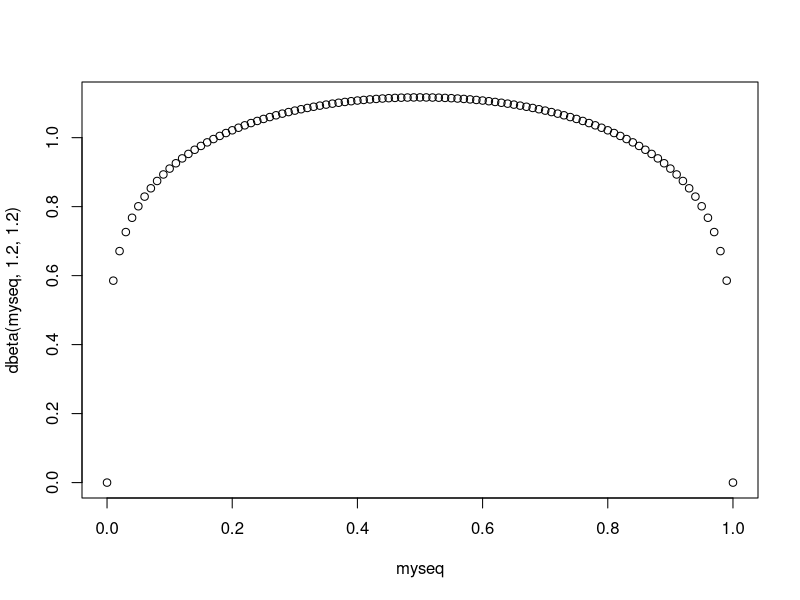
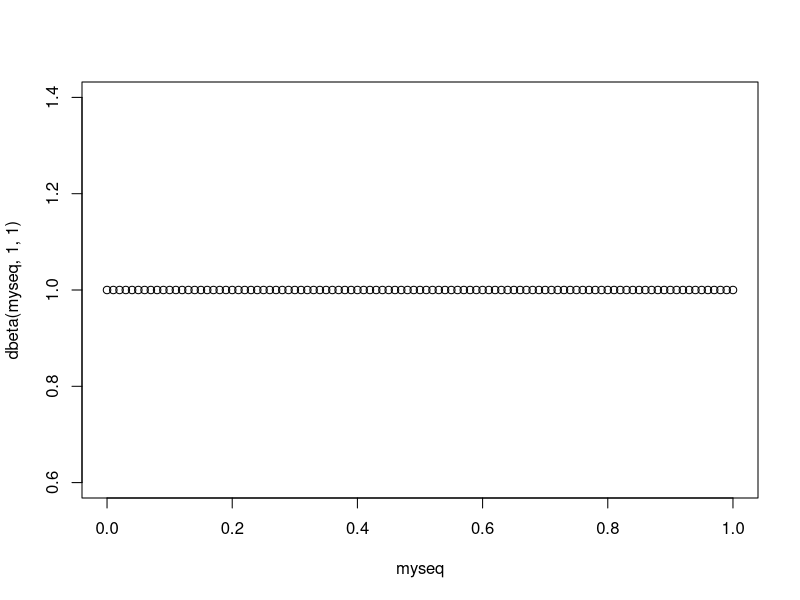
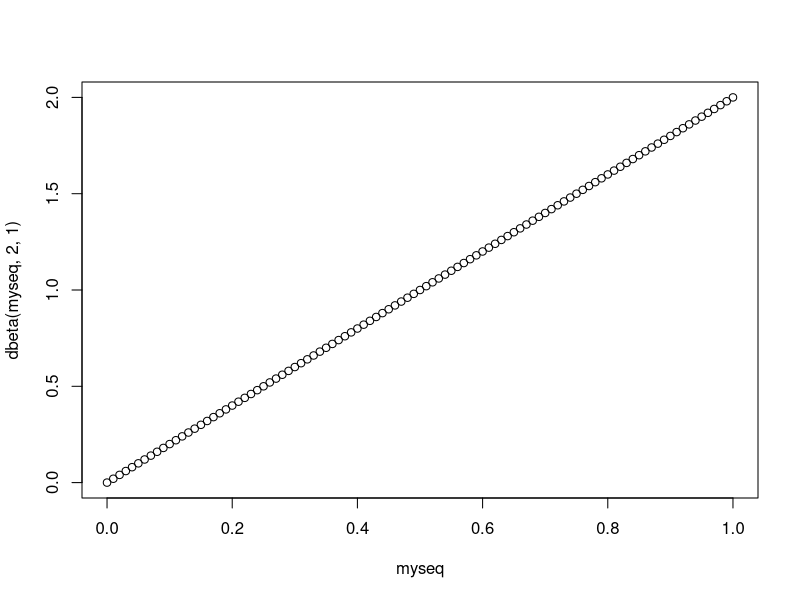
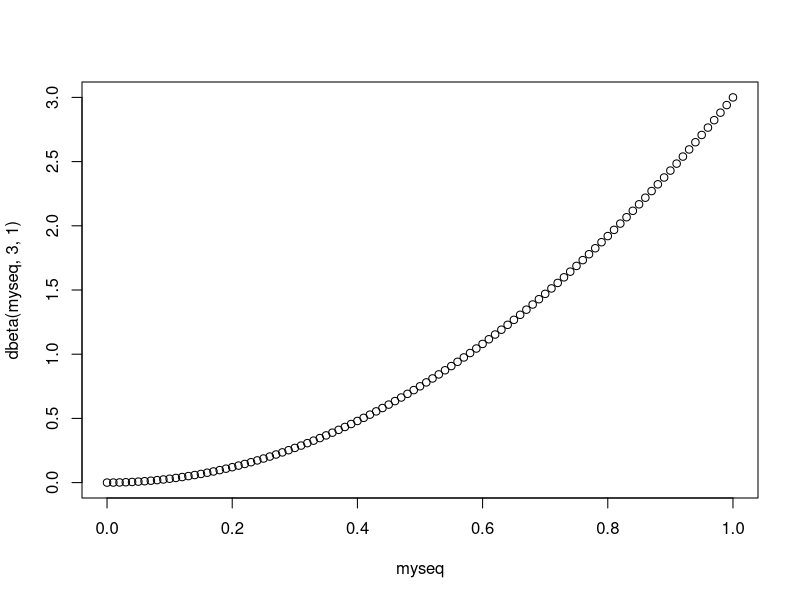
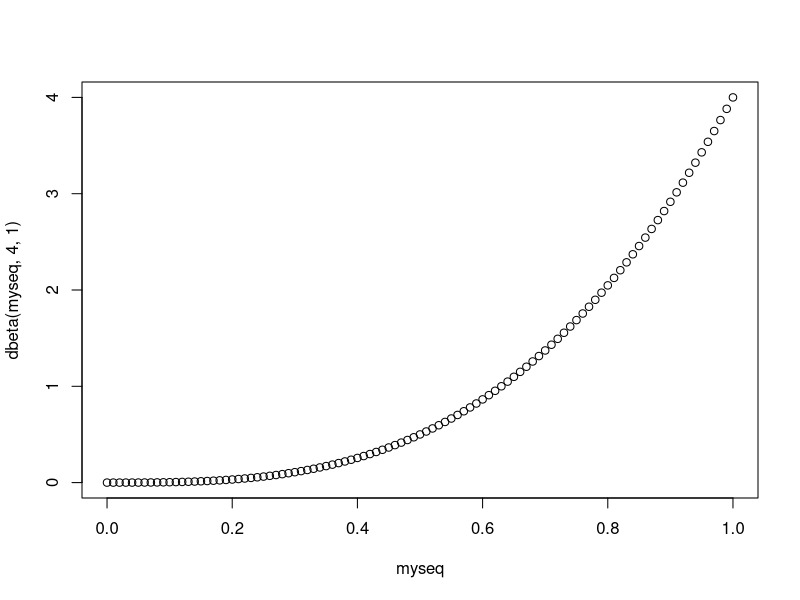
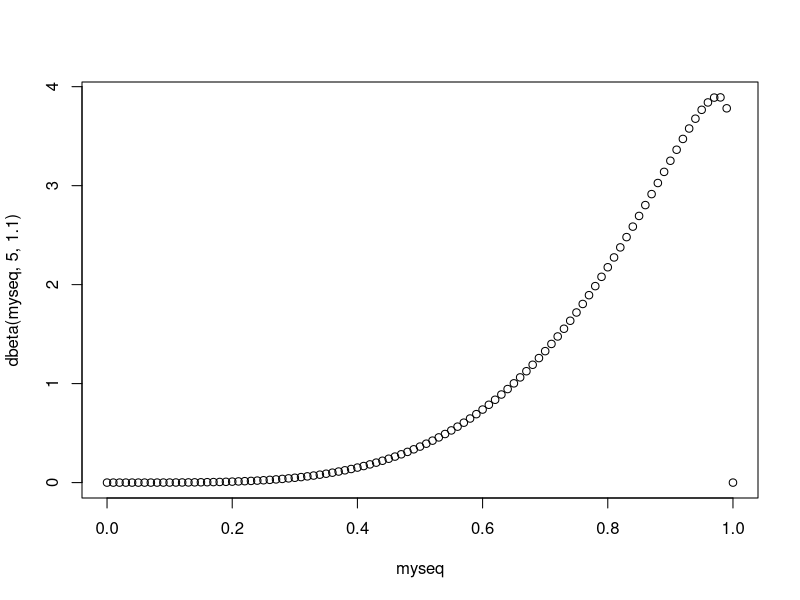
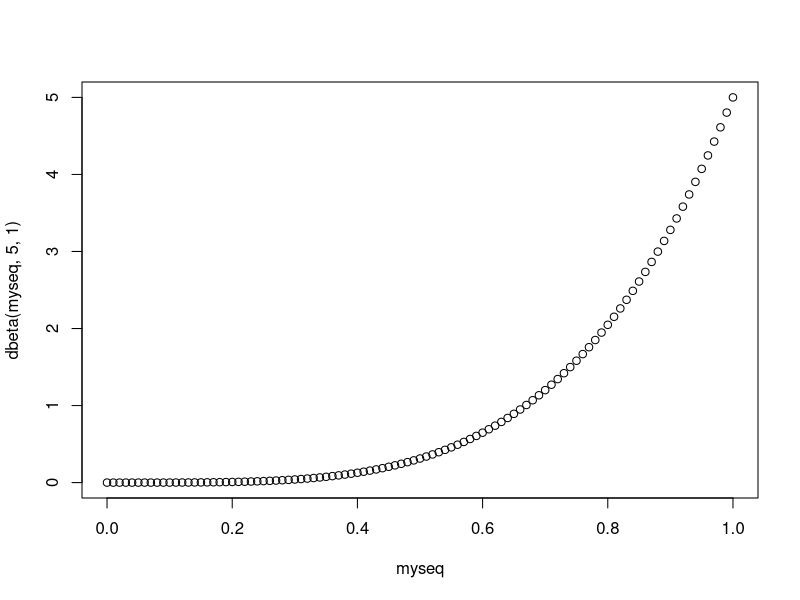
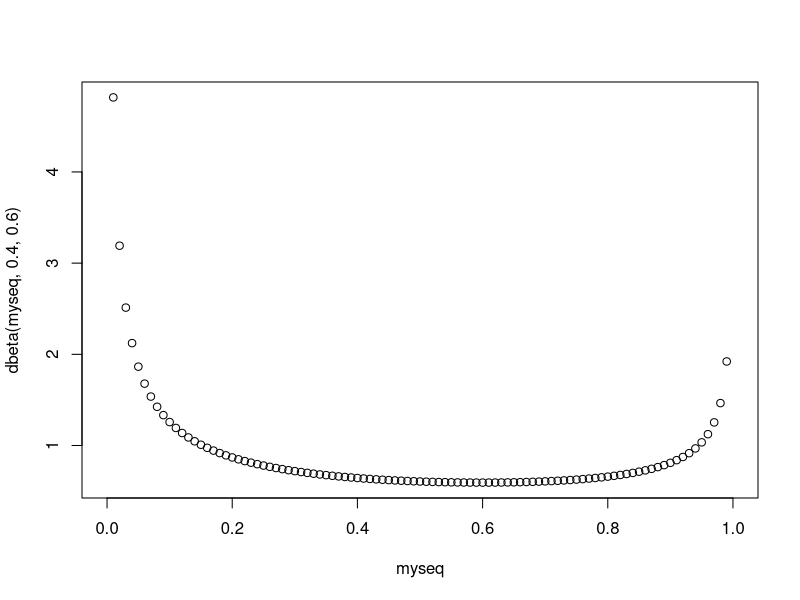

Write the R code that produced these figures, in order. (Note: this script raises an error after producing the figures.)
myseq<-seq(0,1,0.01)
plot(myseq,dbeta(myseq,1.2,1.2))
plot(myseq,dbeta(myseq,1,1))
plot(myseq,dbeta(myseq,2,1))
plot(myseq,dbeta(myseq,3,1))
plot(myseq,dbeta(myseq,4,1))
plot(myseq,dbeta(myseq,5,1.1))
plot(myseq,dbeta(myseq,5,1))
plot(myseq,dbeta(myseq,0.4,0.6))
plot(myseq,dbeta(myseq,0.4+1,0.6+1))
plot(myseq,dbeta(myseq,0.4+1,0.6+1))
plot(myseq,dbeta(myseq,4,6))
plot(myseq,dbeta(myseq,10,90))
#if we use the kappa to SCALE BOTH VARIABLES
plot(myseq,dbeta(myseq,.10,.90))
#and if we keep the whole thing OVER 1
#then mean+1=alpha_unscaled
#where beta_unsaled=1-alpha


plot(myseq,dbeta(myseq,1+.30*5,1+.70*5))
library(dplyr)
library(magrittr)
qbeta(.3,1+.30*5,1+.70*5)

#we want a distribution in which
#values fall between zero and one
#one parameter sets the mean
#another parameter sets the deviation from the mean.
#and ranges from uniform to SD=0.
plot(myseq,dlogis(myseq,0.5,1000))
plot(myseq,dbeta(myseq,1+.10*10,1+.90*10))
plot(myseq,dbeta(myseq,1+.10,1+.90))
plot(myseq,dbeta(myseq,1+.5*(wha),1+.5*1000))

#bernoulli
plot(myseq,dbern(myseq,1))
plot(myseq,dbern(myseq,0.9))
plot(myseq,dbern(myseq,0.8))

hypertheta<-0.4
hyperkappa<-0

plot(dbeta(myseq,(hypertheta)*(exp(hyperkappa))+1,(1-hypertheta)*(exp(hyperkappa))+1))
plot(dbeta(myseq,(hypertheta)*(exp(hyperkappa)-1)+1,(1-hypertheta)*(exp(hyperkappa)-1)+1))
plot(dbeta(myseq,(hypertheta)*(hyperkappa^2)+1,(1-hypertheta)*(hyperkappa^2)+1))

plot(dbeta(myseq,(hypertheta)*(hyperkappa+1)+1,(1-hypertheta)*(hyperkappa+1)+1))
plot(dbeta(myseq,(hypertheta)*(hyperkappa^2+1)+1,(1-hypertheta)*(hyperkappa^2+1)+1))

hyperspread<-.001
plot(dbeta(myseq,(hypertheta)*(1/(hyperspread)-1)+1,(1-hypertheta)*(1/(hyperspread)-1)+1))


plot(myseq,dbeta(myseq,3,3))

myseq.30<-seq(0,30,0.01)
plot(myseq.30,dcauchy(myseq.30,0,7))
